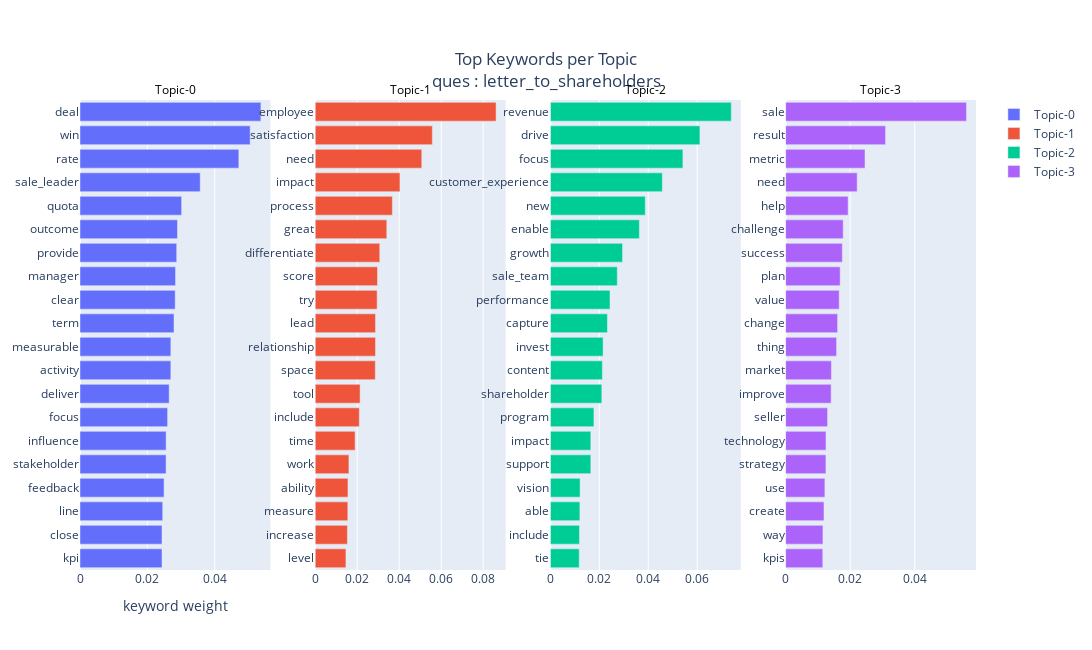

The code cell stored with this chart in its notebook:
### Code cell
#num_words = 20
#print_gensim_lda_topics( model=optimal_model, num_words=num_words, verbose=True )
# top kw per topics
model = optimal_model
plot_spacy_topic_kws_simple(model=optimal_model, id2word_dict=id2word_dict, col_main=col_main, topN=topN_kw, 
                            use_topic_name=use_topic_name, dict_topic_mapper=dict_topic_mapper,
                            graph_width=1400, graph_height=650,
                            offset_path=offset_path, im_path=IMAGE_PATH, 
                            save_plot=save_plot, show_plot=show_plot, save_html=save_html )

### Figure 1 — Plotly figure (JSON) as saved in the notebook; plotly's stock layout.template omitted (floating-point values rounded to 4 significant figures)
{"data": [{"name": "Topic-0", "orientation": "h", "type": "bar", "x": [0.02434, 0.02434, 0.02455, 0.02496, 0.02555, 0.02557, 0.02601, 0.02647, 0.02697, 0.02697, 0.02791, 0.02826, 0.02836, 0.0287, 0.02894, 0.03017, 0.03568, 0.04715, 0.05052, 0.0537], "xaxis": "x", "y": ["kpi", "close", "line", "feedback", "stakeholder", "influence", "focus", "deliver", "activity", "measurable", "term", "clear", "manager", "provide", "outcome", "quota", "sale_leader", "rate", "win", "deal"], "yaxis": "y"}, {"name": "Topic-1", "orientation": "h", "type": "bar", "x": [0.01464, 0.01534, 0.01553, 0.01561, 0.01605, 0.019, 0.02102, 0.02139, 0.02863, 0.02872, 0.02873, 0.0295, 0.02967, 0.03075, 0.0341, 0.03675, 0.04036, 0.05075, 0.05579, 0.08615], "xaxis": "x2", "y": ["level", "increase", "measure", "ability", "work", "time", "include", "tool", "space", "relationship", "lead", "try", "score", "differentiate", "great", "process", "impact", "need", "satisfaction", "employee"], "yaxis": "y2"}, {"name": "Topic-2", "orientation": "h", "type": "bar", "x": [0.01178, 0.01189, 0.01206, 0.01214, 0.01653, 0.01653, 0.0178, 0.02103, 0.02125, 0.02154, 0.02332, 0.02437, 0.02735, 0.0295, 0.03638, 0.0388, 0.04578, 0.05418, 0.06114, 0.07397], "xaxis": "x3", "y": ["tie", "include", "able", "vision", "support", "impact", "program", "shareholder", "content", "invest", "capture", "performance", "sale_team", "growth", "enable", "new", "customer_experience", "focus", "drive", "revenue"], "yaxis": "y3"}, {"name": "Topic-3", "orientation": "h", "type": "bar", "x": [0.01152, 0.01157, 0.01189, 0.01217, 0.01249, 0.01252, 0.01299, 0.01411, 0.01419, 0.01579, 0.0161, 0.0166, 0.0169, 0.01757, 0.01784, 0.01936, 0.02217, 0.0246, 0.03097, 0.05604], "xaxis": "x4", "y": ["kpis", "way", "create", "use", "strategy", "technology", "seller", "improve", "market", "thing", "change", "value", "plan", "success", "challenge", "help", "need", "metric", "result", "sale"], "yaxis": "y4"}], "layout": {"annotations": [{"font": {"color": "black", "size": 12}, "showarrow": false, "text": "Topic-0", "x": 0.1062, "xanchor": "center", "xref": "paper", "y": 1, "yanchor": "bottom", "yref": "paper"}, {"font": {"color": "black", "size": 12}, "showarrow": false, "text": "Topic-1", "x": 0.3688, "xanchor": "center", "xref": "paper", "y": 1, "yanchor": "bottom", "yref": "paper"}, {"font": {"color": "black", "size": 12}, "showarrow": false, "text": "Topic-2", "x": 0.6313, "xanchor": "center", "xref": "paper", "y": 1, "yanchor": "bottom", "yref": "paper"}, {"font": {"color": "black", "size": 12}, "showarrow": false, "text": "Topic-3", "x": 0.8938, "xanchor": "center", "xref": "paper", "y": 1, "yanchor": "bottom", "yref": "paper"}], "height": 650, "title": {"text": "Top Keywords per Topic<br>ques : letter_to_shareholders", "x": 0.5, "xanchor": "center", "y": 0.9, "yanchor": "top"}, "width": 1400, "xaxis": {"anchor": "y", "domain": [0, 0.2125], "title": {"text": "keyword weight"}}, "xaxis2": {"anchor": "y2", "domain": [0.2625, 0.475]}, "xaxis3": {"anchor": "y3", "domain": [0.525, 0.7375]}, "xaxis4": {"anchor": "y4", "domain": [0.7875, 1]}, "yaxis": {"anchor": "x", "domain": [0, 1]}, "yaxis2": {"anchor": "x2", "domain": [0, 1]}, "yaxis3": {"anchor": "x3", "domain": [0, 1]}, "yaxis4": {"anchor": "x4", "domain": [0, 1]}}}
